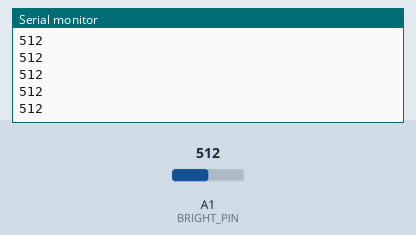
Bench run of a sketch on a simulated Arduino Uno, built with avr-gcc and run on an emulated ATmega328P. On the bench: the last lines printed to the serial monitor. The test bench sets the inputs (shaded band); at power-on: A1 (BRIGHT_PIN) = 512.

Above: at 1.2 s.
1.3 s: A1 (BRIGHT_PIN) set to 716
At 1.31 s:
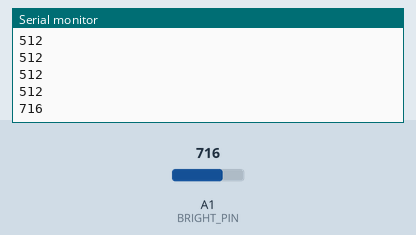
2.8 s: A1 (BRIGHT_PIN) set to 900
At 2.81 s:
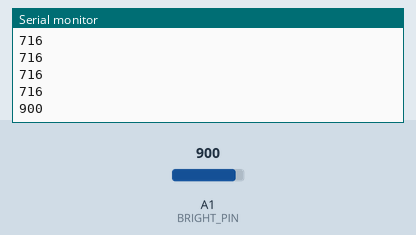
Timing chart, 0 to 5.8 s (numbered marks = the images above; inputs shaded):
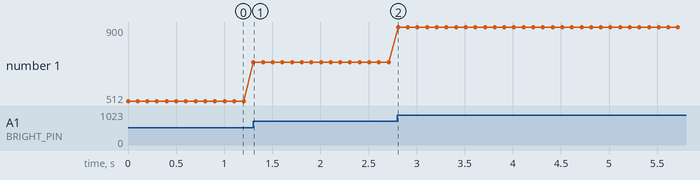

The sketch:

2_7_1.ino
```cpp
#define BRIGHT_PIN  A1

void setup() {
  Serial.begin(9600);
}

void loop() {
  int brightValue = analogRead(BRIGHT_PIN);
  Serial.println(brightValue);
  delay(100);
}
//2_7_1.ino
```

Measured:
- after the input at 1.3 s, the serial monitor: prints a new line at once (image 1)
- after the input at 2.8 s, the serial monitor: prints a new line at once (image 2)
- plotted number 1: 512 → 716 after the input at 1.3 s, 716 → 900 after the input at 2.8 s
